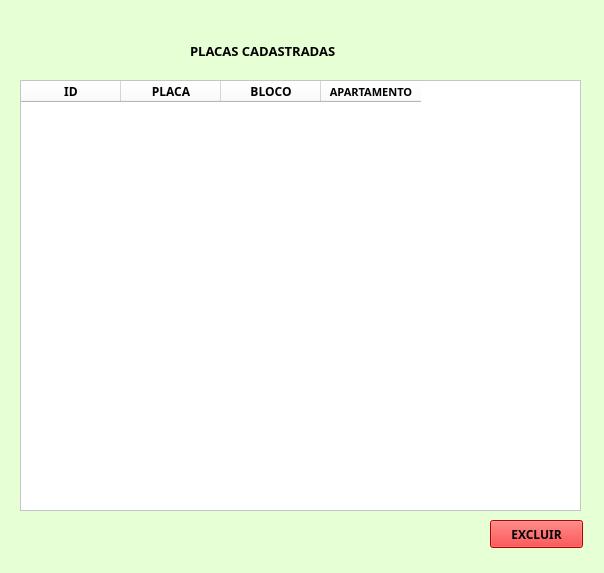
<?xml version="1.0" encoding="UTF-8"?>
<ui version="4.0">
 <class>MainWindow</class>
 <widget class="QMainWindow" name="MainWindow">
  <property name="geometry">
   <rect>
    <x>0</x>
    <y>0</y>
    <width>604</width>
    <height>573</height>
   </rect>
  </property>
  <property name="windowTitle">
   <string>MainWindow</string>
  </property>
  <property name="styleSheet">
   <string notr="true">background-color: rgb(231, 255, 212)</string>
  </property>
  <widget class="QWidget" name="centralwidget">
   <widget class="QLabel" name="label">
    <property name="geometry">
     <rect>
      <x>190</x>
      <y>20</y>
      <width>251</width>
      <height>61</height>
     </rect>
    </property>
    <property name="font">
     <font>
      <family>Arial Black</family>
      <pointsize>10</pointsize>
      <weight>75</weight>
      <bold>true</bold>
     </font>
    </property>
    <property name="text">
     <string>PLACAS CADASTRADAS</string>
    </property>
   </widget>
   <widget class="QTableWidget" name="tableWidget">
    <property name="geometry">
     <rect>
      <x>20</x>
      <y>80</y>
      <width>561</width>
      <height>431</height>
     </rect>
    </property>
    <property name="styleSheet">
     <string notr="true">background-color:rgb(255, 255, 255)</string>
    </property>
    <property name="gridStyle">
     <enum>Qt::NoPen</enum>
    </property>
    <column>
     <property name="text">
      <string>ID</string>
     </property>
     <property name="font">
      <font>
       <family>Arial Black</family>
       <weight>75</weight>
       <bold>true</bold>
      </font>
     </property>
    </column>
    <column>
     <property name="text">
      <string>PLACA</string>
     </property>
     <property name="font">
      <font>
       <family>Arial Black</family>
       <weight>75</weight>
       <bold>true</bold>
      </font>
     </property>
    </column>
    <column>
     <property name="text">
      <string>BLOCO</string>
     </property>
     <property name="font">
      <font>
       <family>Arial Black</family>
       <weight>75</weight>
       <bold>true</bold>
      </font>
     </property>
    </column>
    <column>
     <property name="text">
      <string>APARTAMENTO</string>
     </property>
     <property name="font">
      <font>
       <family>Arial Black</family>
       <pointsize>8</pointsize>
       <weight>75</weight>
       <bold>true</bold>
      </font>
     </property>
    </column>
   </widget>
   <widget class="QPushButton" name="pushButton">
    <property name="geometry">
     <rect>
      <x>490</x>
      <y>520</y>
      <width>93</width>
      <height>28</height>
     </rect>
    </property>
    <property name="font">
     <font>
      <family>Arial Black</family>
      <weight>75</weight>
      <bold>true</bold>
     </font>
    </property>
    <property name="styleSheet">
     <string notr="true">BACKGROUND-COLOR:rgb(255, 0, 0)</string>
    </property>
    <property name="text">
     <string>EXCLUIR</string>
    </property>
   </widget>
  </widget>
  <widget class="QStatusBar" name="statusbar"/>
 </widget>
 <resources/>
 <connections/>
</ui>
